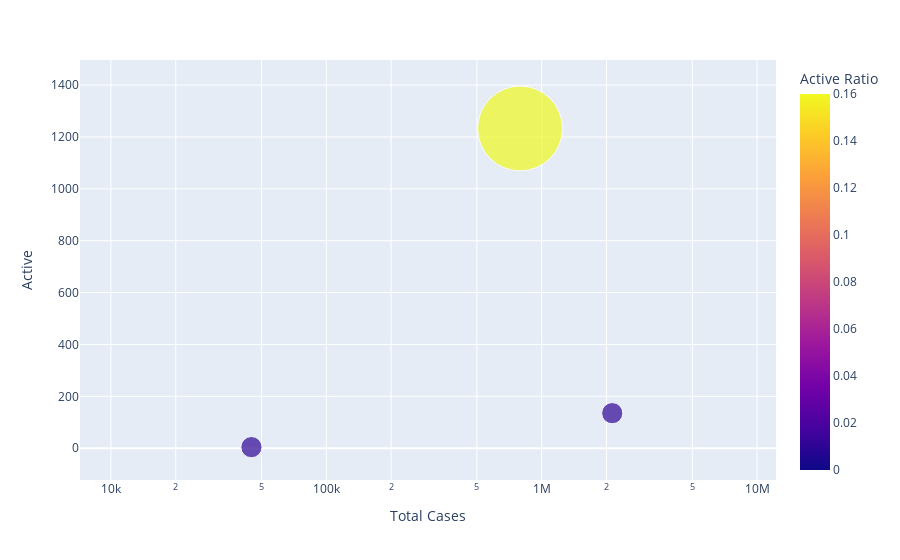

Write notebook code for a chart like this one.
### Markdown cell above
## Visualization No.9
**scatter plot of 'Total Cases' vs 'Active' cases, with bubble size and color representing 'Active Ratio'**

### Code cell
import plotly.express as px

# Creates a scatter plot 
px.scatter(df, x="Total Cases", y="Active",size="Active Ratio" , color="Active Ratio",hover_name="State/UTs", log_x=True, size_max=60)

### Figure 1 — Plotly figure (JSON) as saved in the notebook; plotly's stock layout.template omitted (floating-point values rounded to 4 significant figures)
{"data": [{"hovertemplate": "<b>%{hovertext}</b><br><br>Total Cases=%{x}<br>Active=%{y}<br>Active Ratio=%{marker.color}<extra></extra>", "hovertext": ["Andaman and Nicobar", "Andhra Pradesh", "Arunachal Pradesh", "Assam", "Bihar", "Chandigarh", "Chhattisgarh", "Daman and Diu", "Delhi", "Goa", "Gujarat", "Haryana", "Himachal Pradesh", "Jammu and Kashmir", "Jharkhand", "Karnataka", "Kerala", "Ladakh", "Lakshadweep", "Madhya Pradesh", "Maharashtra", "Manipur", "Meghalaya", "Mizoram", "Nagaland", "Odisha", "Puducherry", "Punjab", "Rajasthan", "Sikkim", "Tamil Nadu", "Telengana", "Tripura", "Uttar Pradesh", "Uttarakhand", "West Bengal"], "legendgroup": "", "marker": {"color": [0, 0, 0, 0, 0, 0, 0, 0, 0, 0, 0, 0, 0, 0, 0, 0, 0, 0, 0, 0, 0, 0, 0, 0, 0, 0, 0, 0.16, 0, 0.01, 0, 0, 0, 0, 0, 0.01], "coloraxis": "coloraxis", "size": [0, 0, 0, 0, 0, 0, 0, 0, 0, 0, 0, 0, 0, 0, 0, 0, 0, 0, 0, 0, 0, 0, 0, 0, 0, 0, 0, 0.16, 0, 0.01, 0, 0, 0, 0, 0, 0.01], "sizemode": "area", "sizeref": 4.444e-05, "symbol": "circle"}, "mode": "markers", "name": "", "orientation": "v", "showlegend": false, "type": "scatter", "x": [10766, 2340676, 67049, 746159, 855267, 100693, 1187695, 11592, 2040910, 263346, 1291383, 1078903, 322905, 482023, 443826, 4088769, 6907241, 29602, 11415, 1056351, 8171048, 140034, 96983, 239560, 36033, 1348409, 177547, 793644, 1326465, 44927, 3610655, 844432, 108493, 2145431, 452571, 2126282], "xaxis": "x", "y": [0, 0, 0, 5, 1, 0, 0, 0, 14, 3, 5, 27, 4, 0, 1, 12, 18, 0, 0, 0, 214, 0, 3, 1, 0, 59, 0, 1233, 2, 4, 5, 8, 1, 57, 0, 135], "yaxis": "y"}], "layout": {"autosize": true, "coloraxis": {"colorbar": {"title": {"text": "Active Ratio"}}, "colorscale": [[0, "#0d0887"], [0.1111, "#46039f"], [0.2222, "#7201a8"], [0.3333, "#9c179e"], [0.4444, "#bd3786"], [0.5556, "#d8576b"], [0.6667, "#ed7953"], [0.7778, "#fb9f3a"], [0.8889, "#fdca26"], [1, "#f0f921"]]}, "legend": {"itemsizing": "constant", "tracegroupgap": 0}, "margin": {"t": 60}, "xaxis": {"anchor": "y", "autorange": true, "domain": [0, 1], "range": [3.86, 7.085], "title": {"text": "Total Cases"}, "type": "log"}, "yaxis": {"anchor": "x", "autorange": true, "domain": [0, 1], "range": [-198.5, 1751.0], "title": {"text": "Active"}, "type": "linear"}}}
